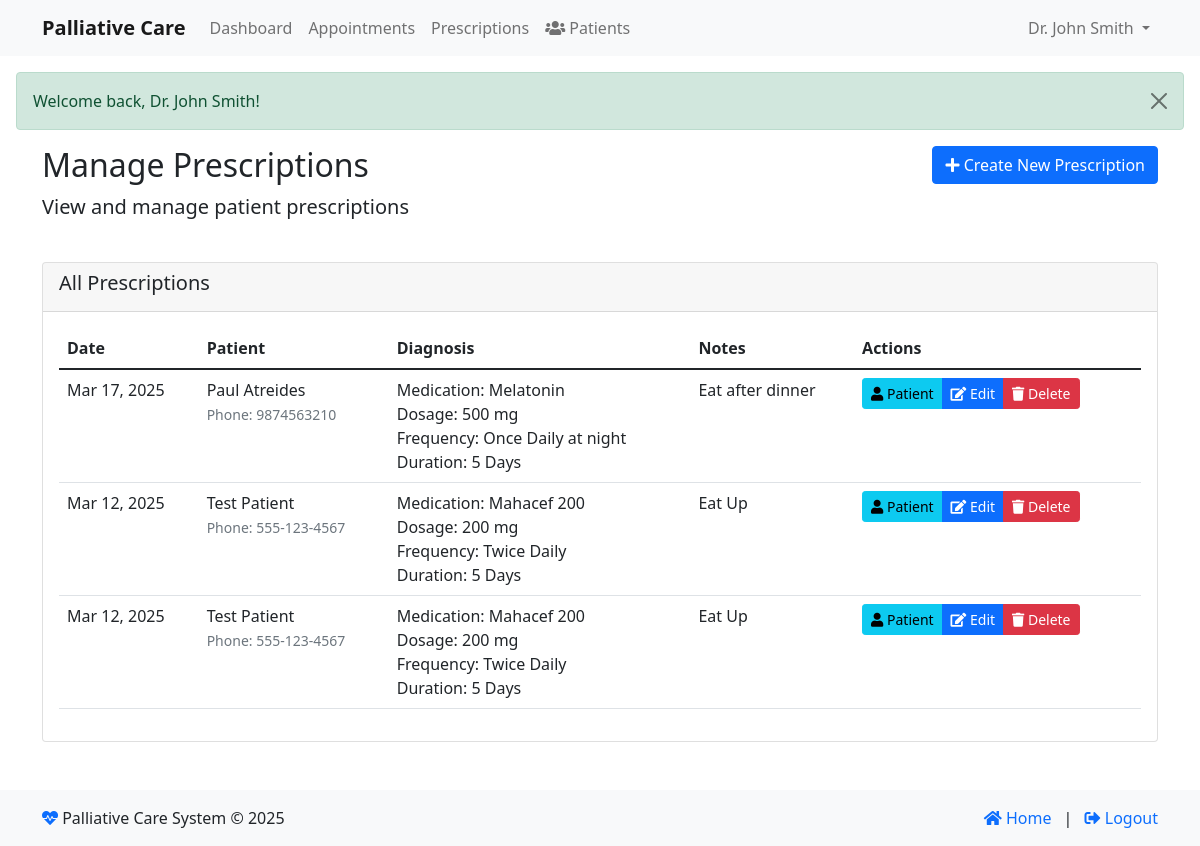
The page /index.php?module=doctor&action=prescriptions (signed in) on the database its author committed.
### tables this page shows
CREATE TABLE IF NOT EXISTS `prescriptions` (
  `id` int NOT NULL AUTO_INCREMENT,
  `patient_id` int NOT NULL,
  `doctor_id` int NOT NULL,
  `diagnosis` text,
  `notes` text,
  `created_at` timestamp NULL DEFAULT CURRENT_TIMESTAMP,
  `updated_at` timestamp NULL DEFAULT CURRENT_TIMESTAMP ON UPDATE CURRENT_TIMESTAMP,
  PRIMARY KEY (`id`),
  KEY `patient_id` (`patient_id`),
  KEY `doctor_id` (`doctor_id`)
);

CREATE TABLE IF NOT EXISTS `patients` (
  `id` int NOT NULL AUTO_INCREMENT,
  `user_id` int NOT NULL,
  `name` varchar(255) NOT NULL,
  `email` varchar(255) NOT NULL,
  `phone` varchar(20) DEFAULT NULL,
  `dob` date DEFAULT NULL,
  `gender` enum('male','female','other') DEFAULT NULL,
  `blood_group` varchar(5) DEFAULT NULL,
  `emergency_contact` varchar(255) DEFAULT NULL,
  `address` text,
  `medical_history` text,
  `created_at` timestamp NULL DEFAULT CURRENT_TIMESTAMP,
  `updated_at` timestamp NULL DEFAULT CURRENT_TIMESTAMP ON UPDATE CURRENT_TIMESTAMP,
  PRIMARY KEY (`id`),
  UNIQUE KEY `user_id` (`user_id`),
  UNIQUE KEY `email` (`email`)
);

### modules/base_controller.php (called while the page is built, shortened)
<?php
class BaseController {
    public function __construct() {
        require_once __DIR__ . '/../classes/Database.php';
        $this->db = Database::getInstance();
    }
    protected function render($view, $data = []) {
        extract($data);
        $view_file = "modules/" . strtolower(str_replace("Controller", "", get_class($this))) . "/views/{$view}.php";
        include $view_file;
    }
}

### modules/doctor/controller.php (called while the page is built, shortened)
<?php
class DoctorController extends BaseController {
    private $doctorId;
    public function __construct() {
        if (isset($_SESSION['user_id'])) {
            $stmt = $this->db->prepare("SELECT id FROM doctors WHERE user_id = ?");
            $stmt->execute([$_SESSION['user_id']]);
            $doctor = $stmt->fetch(PDO::FETCH_ASSOC);
            if ($doctor) {
                $this->doctorId = $doctor['id'];
            }
        }
    }
    public function prescriptions() {
        try {
            $stmt = $this->db->prepare("
                SELECT p.*,
                       pt.name as patient_name,
                       pt.phone as patient_phone
                FROM prescriptions p
                INNER JOIN patients pt ON p.patient_id = pt.id
                WHERE p.doctor_id = ?
                ORDER BY p.created_at DESC
            ");
            $stmt->execute([$this->doctorId]);
            $prescriptions = $stmt->fetchAll(PDO::FETCH_ASSOC);
            $data = [
                'page_title' => 'Manage Prescriptions',
                'prescriptions' => $prescriptions
            ];
            $this->render('prescriptions', $data);
        } catch (Exception $e) {
            $this->logError("Error in prescriptions: " . $e->getMessage());
            $this->setFlash('error', 'An error occurred while loading prescriptions: ' . $e->getMessage());
            $this->render('prescriptions', ['page_title' => 'Manage Prescriptions', 'error' => $e->getMessage()]);
        }
    }
}

### classes/Database.php (called while the page is built, shortened)
<?php
class Database {
    private static $instance = null;
    private function __construct() {
        try {
            $dsn = "mysql:host=" . DB_HOST . ";dbname=" . DB_NAME . ";charset=utf8mb4";
            $options = [
                PDO::ATTR_ERRMODE => PDO::ERRMODE_EXCEPTION,
                PDO::ATTR_DEFAULT_FETCH_MODE => PDO::FETCH_ASSOC,
                PDO::ATTR_EMULATE_PREPARES => false,
                PDO::MYSQL_ATTR_INIT_COMMAND => "SET NAMES utf8mb4 COLLATE utf8mb4_unicode_ci"
            ];
            $this->connection = new PDO($dsn, DB_USER, DB_PASS, $options);
        } catch (PDOException $e) {
            error_log("Database connection error: " . $e->getMessage());
            throw new Exception("Could not connect to the database. Please try again later.");
        }
    }
    public static function getInstance() {
        if (self::$instance === null) {
            self::$instance = new self();
        }
        return self::$instance->connection;
    }
}

### modules/doctor/views/prescriptions.php (the view, shortened to what this page needs)
<!DOCTYPE html>
<html lang="en">
<head>
    <link href="https://cdn.jsdelivr.net/npm/bootstrap@5.1.3/dist/css/bootstrap.min.css" rel="stylesheet">
    <link href="https://cdnjs.cloudflare.com/ajax/libs/font-awesome/5.15.4/css/all.min.css" rel="stylesheet">
</head>
<body>
    <nav class="navbar navbar-expand-lg navbar-light bg-light">
        <div class="container">
            <a class="navbar-brand" href="index.php">Palliative Care</a>
            <div class="collapse navbar-collapse" id="navbarNav">
                <?php if (isset($_SESSION['user_id'])): ?>
                    <ul class="navbar-nav me-auto">
                        <li class="nav-item">
                            <a class="nav-link" href="index.php?module=<?php echo $_SESSION['user_type']; ?>&action=dashboard">
                                Dashboard
                            </a>
                        </li>
                        <?php if ($_SESSION['user_type'] === 'doctor'): ?>
                            <li class="nav-item">
                                <a class="nav-link" href="index.php?module=doctor&action=appointments">
                                    Appointments
                                </a>
                            </li>
                            <li class="nav-item">
                                <a class="nav-link" href="index.php?module=doctor&action=prescriptions">
                                    Prescriptions
                                </a>
                            </li>
                            <li class="nav-item">
                                <a class="nav-link" href="index.php?module=doctor&action=patients">
                                    <i class="fas fa-users"></i> Patients
                                </a>
                            </li>
                        <?php endif; ?>
                    </ul>
                    <ul class="navbar-nav">
                        <li class="nav-item dropdown">
                            <a class="nav-link dropdown-toggle" href="#" id="navbarDropdown" role="button" data-bs-toggle="dropdown" aria-expanded="false">
                                <?php echo htmlspecialchars($_SESSION['name']); ?>
                            </a>
                        </li>
                    </ul>
                <?php endif; ?>
            </div>
        </div>
    </nav>
    <?php if (isset($_SESSION['success'])): ?>
        <div class="alert alert-success alert-dismissible fade show m-3">
            <?php
            echo htmlspecialchars($_SESSION['success']);
            ?>
            <button type="button" class="btn-close" data-bs-dismiss="alert"></button>
        </div>
    <?php endif; ?>
<div class="container">
    <div class="row mb-4">
        <div class="col-md-8">
            <h2>Manage Prescriptions</h2>
            <p class="lead">View and manage patient prescriptions</p>
        </div>
        <div class="col-md-4 text-end">
            <a href="index.php?module=doctor&action=create_prescription" class="btn btn-primary">
                <i class="fas fa-plus"></i> Create New Prescription
            </a>
        </div>
    </div>
    <div class="card">
        <div class="card-header">
            <h5>All Prescriptions</h5>
        </div>
        <div class="card-body">
            <?php if (empty($prescriptions)): ?>
                <div class="alert alert-info">You have not created any prescriptions yet.</div>
            <?php else: ?>
                <div class="table-responsive">
                    <table class="table table-hover">
                        <thead>
                            <tr>
                                <th>Date</th>
                                <th>Patient</th>
                                <th>Diagnosis</th>
                                <th>Notes</th>
                                <th>Actions</th>
                            </tr>
                        </thead>
                        <tbody>
                            <?php foreach ($prescriptions as $prescription): ?>
                                <tr>
                                    <td><?php echo date('M d, Y', strtotime($prescription['created_at'])); ?></td>
                                    <td>
                                        <?php echo $prescription['patient_first_name'] . ' ' . $prescription['patient_last_name']; ?><br>
                                        <small class="text-muted">Phone: <?php echo $prescription['patient_phone']; ?></small>
                                    </td>
                                    <td>
                                        <?php
                                        if (!empty($prescription['diagnosis'])) {
                                            $diagnosis_lines = explode("\n", $prescription['diagnosis']);
                                            foreach ($diagnosis_lines as $line) {
                                                echo htmlspecialchars($line) . "<br>";
                                            }
                                        } else {
                                            echo "Not specified";
                                        }
                                        ?>
                                    </td>
                                    <td>
                                        <?php
                                        if (!empty($prescription['notes'])) {
                                            echo nl2br(htmlspecialchars($prescription['notes']));
                                        } else {
                                            echo "No special instructions";
                                        }
                                        ?>
                                    </td>
                                    <td>
                                        <div class="btn-group">
                                            <a href="index.php?module=doctor&action=view_patient&id=<?php echo $prescription['patient_id']; ?>" class="btn btn-sm btn-info">
                                                <i class="fas fa-user"></i> Patient
                                            </a>
                                            <a href="index.php?module=doctor&action=edit_prescription&id=<?php echo $prescription['id']; ?>" class="btn btn-sm btn-primary">
                                                <i class="fas fa-edit"></i> Edit
                                            </a>
                                            <a href="index.php?module=doctor&action=delete_prescription&id=<?php echo $prescription['id']; ?>"
                                               class="btn btn-sm btn-danger"
                                               onclick="return confirm('Are you sure you want to delete this prescription? This action cannot be undone.');">
                                                <i class="fas fa-trash"></i> Delete
                                            </a>
                                        </div>
                                    </td>
                                </tr>
                            <?php endforeach; ?>
                        </tbody>
                    </table>
                </div>
            <?php endif; ?>
        </div>
    </div>
</div>
<footer class="footer bg-light mt-5 py-3">
    <div class="container">
        <div class="row">
            <div class="col-md-6">
                <p class="mb-0">
                    <i class="fas fa-heartbeat text-primary"></i> Palliative Care System &copy; <?php echo date('Y'); ?>
                </p>
            </div>
            <div class="col-md-6 text-md-end">
                <p class="mb-0">
                    <a href="index.php" class="text-decoration-none">
                        <i class="fas fa-home"></i> Home
                    </a>
                    <?php if (isset($_SESSION['user_id'])): ?>
                    <span class="mx-2">|</span>
                    <a href="logout.php" class="text-decoration-none">
                        <i class="fas fa-sign-out-alt"></i> Logout
                    </a>
                    <?php endif; ?>
                </p>
            </div>
        </div>
    </div>
</footer>
</body>
</html>

### index.php (shortened to what this page needs)
<?php
try {
    require_once 'classes/Database.php';
} catch (Exception $e) {
    error_log("Error fixing service_requests table: " . $e->getMessage());
}
$module = $_GET['module'] ?? '';
$action = $_GET['action'] ?? 'index';
if (empty($module)) {
    include 'landing_page.php';
    exit;
} else {
    require_once 'modules/base_controller.php';
    $controller = new $controller_class();
    try {
        $controller->$action();
    } catch (Exception $e) {
        error_log("Error in {$module}/{$action}: " . $e->getMessage());
        http_response_code(500);
        die('An error occurred. Please try again later. ' . $e->getMessage());
    }
}
$content = ob_get_clean();
echo $content;

### modules/doctor/views/prescriptions.php (style rules this page uses)
.navbar-brand { font-weight: bold; }
.nav-link { color: #333; }
.card { transition: transform 0.2s; }

### rows shown on the page
prescriptions: created_at "Mar 17, 2025", patient_first_name "Paul", patient_last_name "Atreides", patient.phone "9874563210", diagnosis "Medication: Melatonin", diagnosis "Dosage: 500 mg", diagnosis "Frequency: Once Daily at night", diagnosis "Duration: 5 Days", notes "Eat after dinner"
prescriptions: created_at "Mar 12, 2025", patient_first_name "Test", patient_last_name "Patient", patient.phone "555-123-4567", diagnosis "Medication: Mahacef 200", diagnosis "Dosage: 200 mg", diagnosis "Frequency: Twice Daily", diagnosis "Duration: 5 Days", notes "Eat Up"
prescriptions: created_at "Mar 12, 2025", patient_first_name "Test", patient_last_name "Patient", patient.phone "555-123-4567", diagnosis "Medication: Mahacef 200", diagnosis "Dosage: 200 mg", diagnosis "Frequency: Twice Daily", diagnosis "Duration: 5 Days", notes "Eat Up"

### other values the page prints
$_SESSION['name'] "Dr. John Smith"
$_SESSION['success'] "Welcome back, Dr. John Smith!"
